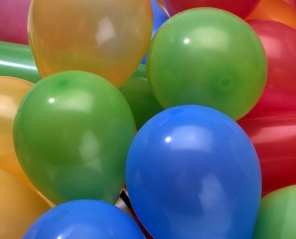
#> input picture BALLOON.bmp, 296 x 239 px, found by its file name
$ python detect.py
#> lines starting #> are read from the running program, lines starting #| are printed output that depends on the picture; after the words box and inside, x2 and y2 are one past the last pixel; in counts of white or black regions, pixels touching at a corner belong together

# ==================================================================
# [선행 이론] 색 후보·이진 마스크·결과 영상의 차이
# 근거: 3장 영상처리_1 19~23쪽
# 읽는 순서: 선행 이론 → 관련 코드 앞의 서술형 요약 → 계산·출력 주석.
# PPT의 배경 이론과 현재 코드의 구현 범위를 구분하여 공부한다.
#
# 1. 색 분할은 무엇을 결정하는가?
# 각 픽셀이 정한 색 범위 안인지 판단하여 후보/비후보를 나눈다. 물체의 이름을 인식하는 단계는 아니다.
# H로 파란색을 제한하고 S/V 하한으로 회색·아주 어두운 픽셀을 줄인다.
# 조건을 좁히면 배경 포함은 줄 수 있지만 실제 풍선 일부가 빠지고, 넓히면 누락과 오검출이 바뀐다.
# 그림자가 물체와 비슷한 색이면 단순 범위만으로 완전히 분리하기 어렵다.
#
# 2. inRange와 논리 연산
# inRange는 각 채널이 하한<=값<=상한을 모두 만족하면 255, 아니면 0인 단일 채널 마스크를 만든다.
# 채널 사이 조건은 AND이다. 같은 색의 두 H 구간 중 어느 쪽이든 고를 때는 마스크끼리 OR한다.
# AND는 교집합, OR는 합집합이다. 마스크는 원본의 색을 담지 않고 선택 여부를 담는다.
# 0/255 마스크와 True/False 불리언 배열은 표현 형식이 다르므로 함수가 요구하는 dtype을 확인한다.
#
# 3. 흰 배경에 원본을 복사하는 원리
# src는 원본 BGR, mask는 선택 지도, dst는 결과를 기록할 BGR 영상이다.
# dst를 세 채널 모두 255로 채우면 흰색이다. mask!=0인 위치에만 src의 픽셀을 복사한다.
# 따라서 선택한 풍선은 원래 색, 선택하지 않은 부분은 준비한 흰색으로 남는다.
# copyTo는 dst 자체도 수정한다. 호출 뒤의 dst가 계속 전부 흰색이라고 생각하면 안 된다.
# bitwise_and에 마스크를 쓰는 검은 배경 결과와 흰 dst에 copyTo한 결과는 다르다.
# ==================================================================

import cv2 as cv
import sys
import numpy as np
#%%
img=cv.imread('BALLOON.bmp') ; type(img)
#> further down, img is the input picture: shape (239, 296, 3); mean B, G, R 96.3, 111, 104.7
if img is None:
    sys.exit("No File exists.")
cv.imshow("Original", img) ; cv.waitKey()
#%%
# [서술형] 색 임계값을 이용한 물체 후보 분리
# 관련 PPT: 영상처리_1 19~23쪽
# 특징: HSV의 H/S/V 범위를 모두 만족하는 픽셀을 골라 0/255 마스크로 만든다.
# 장점: 계산과 구현이 단순하고, 원하는 색이 배경과 다르면 후보를 빠르게 좁힐 수 있다.
# 단점: 범위를 좁히면 물체가 누락되고 넓히면 배경이 포함된다. 조명·그림자·비슷한 색에 민감하다.
# 활용: 파란 풍선 검출, 워터셰드의 초기 전경 후보 준비.
# 한 문장 답안: 색 임계값 분할은 간단하지만 물체와 배경의 색 분포가 겹치면 정확한 분리가 어렵다.
# [계산·코드 연결]
# 조건은 90<=H<=130 AND 60<=S<=255 AND 50<=V<=255이다. 상·하한도 포함한다.
# 현재 img/hsv=(239,296,3), mask=(239,296) uint8. 채널별 마스크 세 장을 반환하는 것은 아니다.
# full_like(img,255)는 원본 크기의 흰 BGR 영상이며 copyTo의 복사 대상이다.
hsv = cv.cvtColor(img, cv.COLOR_BGR2HSV)
#> hsv: shape (239, 296, 3); mean H, S, V 73.9, 169.3, 162.1
mask = cv.inRange(hsv, (90, 60, 50), (130, 255, 255))
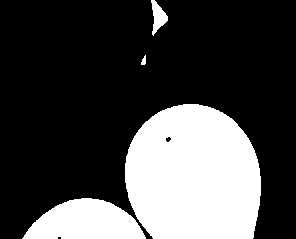
#> mask: shape (239, 296); 27.4% white; 4 white regions, box (x1, y1, x2, y2) and area: (125, 104, 261, 239) 15426, (22, 198, 146, 239) 3585, (151, 0, 168, 36) 315, (141, 55, 146, 65) 34
dst = np.full_like(img, 255)
#%%
# 흰 배경에 검출 영역 복사 [영상처리_1 PPT 22~23쪽]
# dst는 원본과 같은 크기·자료형의 흰 영상이다. mask가 0이 아닌 곳만 원본을 복사한다.
# 따라서 마스크 밖은 255인 흰색으로 남는다. 마스크 자체와 컬러 결과는 서로 다른 영상이다.
# [결과 예측] mask 값이 255인 픽셀은 원래 BGR, 0인 픽셀은 [255,255,255]가 된다.
# copyTo는 전달한 dst 자체에도 기록한다. 호출 후 dst도 검출 결과이므로 더 이상 모두 흰 배열이 아니다.
# bitwise_and(img,img,mask=mask)는 초기 배경이 검은 결과이므로 흰 dst에 복사한 결과와 다르다.
detected = cv.copyTo(img, mask, dst)
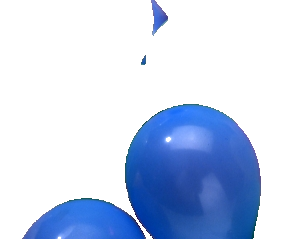
#> detected: shape (239, 296, 3); mean B, G, R 237, 211.7, 198
#detected=cv.bitwise_and(img, img, mask)
cv.imshow("Result", detected); cv.waitKey()
cv.destroyAllWindows()
